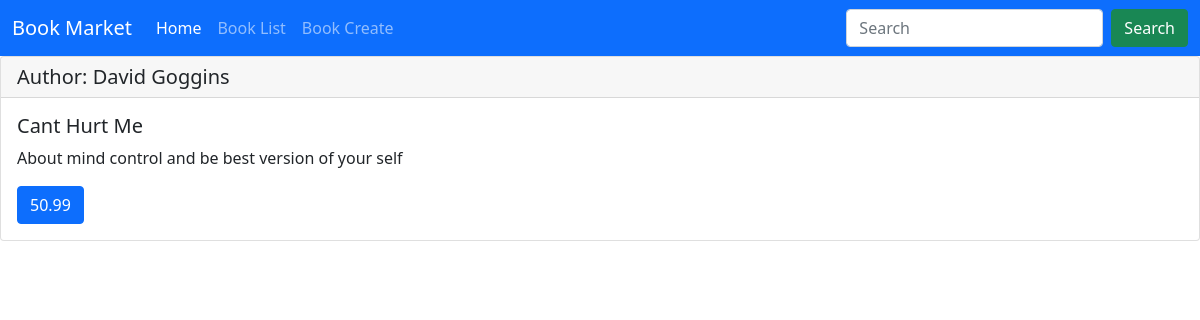
Page /books/1/ on the committed database.
### books/models.py (models this page shows, shortened)
class Book(models.Model):
    title = models.CharField(max_length=200)
    author = models.CharField(max_length=200)
    description = models.TextField()
    price = models.DecimalField(max_digits=5, decimal_places=2)

### books/views.py (the view)
# urls.py: path('<int:pk>/', BookDetailView.as_view(), name='book_detail'),
class BookDetailView(generic.DetailView):
    model = Book
    template_name = 'book_detail.html'

### books/templates/book_detail.html (shortened to what this page needs)
{% extends "_base.html" %}
{% block content %}
    <div class="card">
        <h5 class="card-header">Author: {{ book.author }}</h5>
        <div class="card-body">
            <h5 class="card-title">{{ book.title }}</h5>
            <p class="card-text">{{ book.description }}</p>
            <a href="#" class="btn btn-primary">{{ book.price }}</a>
        </div>
    </div>
{% endblock content %}

### rows in the picture
Book: author "David Goggins", title "Cant Hurt Me", description "About mind control and be best version of your self", price "50.99"
